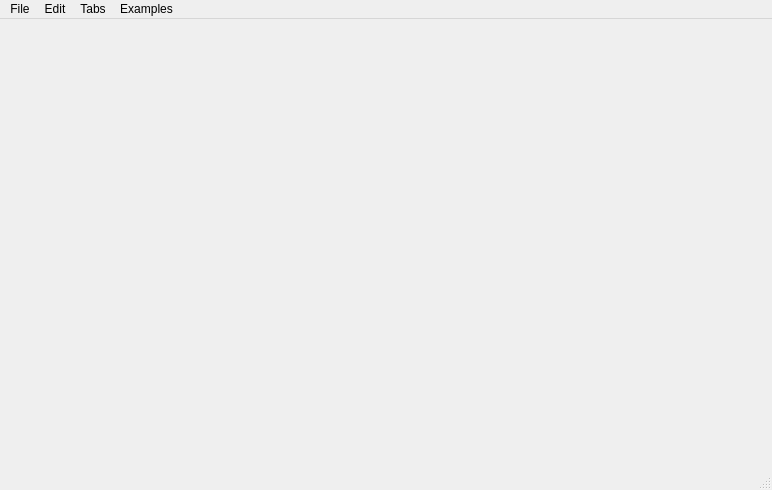
<?xml version="1.0" encoding="UTF-8"?>
<ui version="4.0">
 <class>globalgu</class>
 <widget class="QMainWindow" name="globalgu">
  <property name="geometry">
   <rect>
    <x>0</x>
    <y>0</y>
    <width>772</width>
    <height>490</height>
   </rect>
  </property>
  <property name="windowTitle">
   <string>MainWindow</string>
  </property>
  <widget class="QWidget" name="centralwidget">
   <layout class="QHBoxLayout" name="horizontalLayout">
    <item>
     <layout class="QVBoxLayout" name="verticalLayout"/>
    </item>
   </layout>
  </widget>
  <widget class="QMenuBar" name="menubar">
   <property name="geometry">
    <rect>
     <x>0</x>
     <y>0</y>
     <width>772</width>
     <height>21</height>
    </rect>
   </property>
   <widget class="QMenu" name="menuFile">
    <property name="title">
     <string>File</string>
    </property>
    <widget class="QMenu" name="menuRecent_Projects">
     <property name="enabled">
      <bool>false</bool>
     </property>
     <property name="title">
      <string>Recent Projects</string>
     </property>
    </widget>
    <widget class="QMenu" name="menuRecent_Files">
     <property name="enabled">
      <bool>false</bool>
     </property>
     <property name="title">
      <string>Recent Files</string>
     </property>
    </widget>
    <addaction name="actionOpen_Project"/>
    <addaction name="actionSet_Current_Project_Location"/>
    <addaction name="actionOpen_New_RadTrack_Window"/>
    <addaction name="menuRecent_Projects"/>
    <addaction name="separator"/>
    <addaction name="actionImport_File"/>
    <addaction name="actionExport_Current_Tab"/>
    <addaction name="menuRecent_Files"/>
    <addaction name="separator"/>
    <addaction name="actionOpen_Working_Directory"/>
    <addaction name="separator"/>
    <addaction name="actionExit"/>
   </widget>
   <widget class="QMenu" name="menuEdit">
    <property name="title">
     <string>Edit</string>
    </property>
    <addaction name="actionUndo"/>
    <addaction name="actionRedo"/>
   </widget>
   <widget class="QMenu" name="menuTabs">
    <property name="title">
     <string>Tabs</string>
    </property>
    <widget class="QMenu" name="menuNew_Tab">
     <property name="title">
      <string>New Tab</string>
     </property>
    </widget>
    <addaction name="menuNew_Tab"/>
    <addaction name="separator"/>
    <addaction name="actionClose_Current_Tab"/>
    <addaction name="actionReopen_Closed_Tab"/>
    <addaction name="separator"/>
    <addaction name="actionRename_Current_Tab"/>
   </widget>
   <widget class="QMenu" name="menuExamples">
    <property name="title">
     <string>Examples</string>
    </property>
    <widget class="QMenu" name="menuLoad_Example_Project">
     <property name="title">
      <string>Load Example Project</string>
     </property>
    </widget>
    <widget class="QMenu" name="menuImport_Example_File">
     <property name="title">
      <string>Import Example File</string>
     </property>
    </widget>
    <addaction name="menuLoad_Example_Project"/>
    <addaction name="menuImport_Example_File"/>
   </widget>
   <addaction name="menuFile"/>
   <addaction name="menuEdit"/>
   <addaction name="menuTabs"/>
   <addaction name="menuExamples"/>
  </widget>
  <widget class="QStatusBar" name="statusbar"/>
  <action name="actionOpen">
   <property name="text">
    <string>Open</string>
   </property>
  </action>
  <action name="actionUndo">
   <property name="text">
    <string>Undo</string>
   </property>
  </action>
  <action name="actionRedo">
   <property name="text">
    <string>Redo</string>
   </property>
  </action>
  <action name="actionOpen_Project">
   <property name="text">
    <string>Open Project ...</string>
   </property>
  </action>
  <action name="actionSet_Current_Project_Location">
   <property name="text">
    <string>Set Current Project Location ...</string>
   </property>
  </action>
  <action name="actionOpen_New_RadTrack_Window">
   <property name="text">
    <string>Open New RadTrack Window ...</string>
   </property>
  </action>
  <action name="actionImport_File">
   <property name="text">
    <string>Import File ...</string>
   </property>
  </action>
  <action name="actionExport_Current_Tab">
   <property name="text">
    <string>Export Current Tab ...</string>
   </property>
  </action>
  <action name="actionClose_Current_Tab">
   <property name="text">
    <string>Close Current Tab</string>
   </property>
  </action>
  <action name="actionReopen_Closed_Tab">
   <property name="text">
    <string>Reopen Closed Tab</string>
   </property>
  </action>
  <action name="actionRename_Current_Tab">
   <property name="text">
    <string>Rename Current Tab ...</string>
   </property>
  </action>
  <action name="actionExit">
   <property name="text">
    <string>Exit</string>
   </property>
  </action>
  <action name="actionOpen_Working_Directory">
   <property name="text">
    <string>Open Working Directory</string>
   </property>
  </action>
 </widget>
 <resources/>
 <connections/>
</ui>
